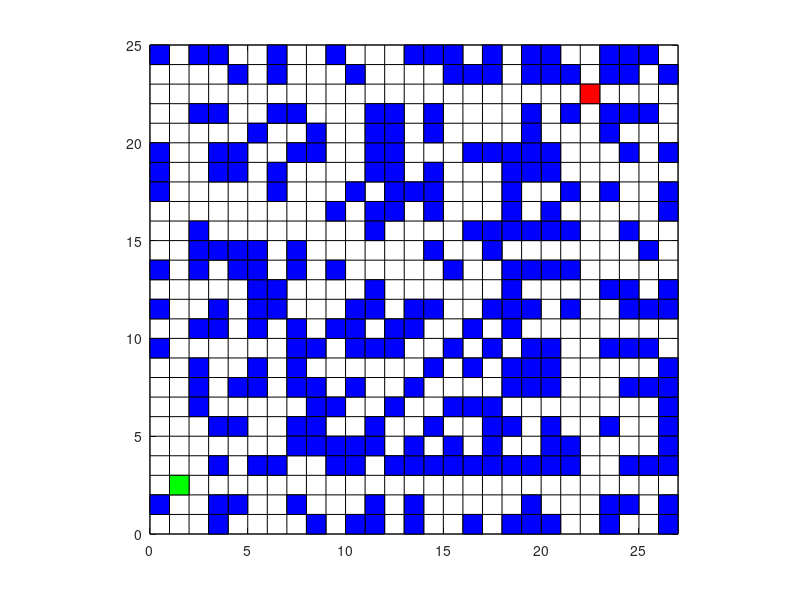

The MATLAB script that drew this image: (Note: this script raises an error after producing the figure.)
clc
clear
close all

%% 绘制地图
% 栅格行数、列数
rows = 25;
columns = 27;
% 起点、终点、障碍物
start_node = [2, 3];
target_node = [23, 23];
obs_num = 250;   % 障碍物数量
obs = [0, 0;];  % 防止ismember函数中和非空的obs比较
% 随机生成障碍物
i = 0;
while i < obs_num
    node = [randi(columns), randi(rows)];
    if ~ismember(node, obs, "rows") && all(node ~= start_node) && all(node ~= target_node)
        obs = [obs; node];
        i = i + 1;
    end
end
obs(1, :) = []; % 去掉(0, 0)障碍物

% 绘制栅格
for i = 0 : rows
    plot([0, columns], [i, i], 'k');  % k-黑色
    hold on
end
for i = 0 : columns
    plot([i, i], [0, rows], 'k');
    hold on
end
axis equal  % 横纵坐标同比例
xlim([0, columns])
ylim([0, rows])

% 绘制起点、终点、障碍物
fill([start_node(1), start_node(1), start_node(1)-1, start_node(1)-1],...
    [start_node(2), start_node(2)-1, start_node(2)-1, start_node(2)], 'g');

fill([target_node(1), target_node(1), target_node(1)-1, target_node(1)-1],...
    [target_node(2), target_node(2)-1, target_node(2)-1, target_node(2)], 'r');

for i = 1 : size(obs, 1)
    obs_node = obs(i, :);
    fill([obs_node(1), obs_node(1), obs_node(1)-1, obs_node(1)-1],...
    [obs_node(2), obs_node(2)-1, obs_node(2)-1, obs_node(2)], 'b');
end

%% 预处理：将起点加入open list
open_list = {start_node, 0, 0, 0, [start_node; ]};  % 每行表示一个节点
                                                    % 第一列 该节点坐标；第二列 F值；第三列 G值；
                                                    % 第四列 H值；第五列 到该点的路径
close_list = cell(0);

%% 寻找最优路径
while true
    % 遍历open_list，找到F值最小的节点作为父节点
    [~, idx_par] = min([open_list{:, 2}]);  % 需要将open_list{:, 2}的结果转为数组
    node_par = open_list(idx_par, :);

    % 将父节点加入close_list
    close_list(end+1, :) = node_par;

    % 寻找父节点的可行子节点(在地图上，不是障碍物，不在close_list中)
    child_nodes = child_nodes_cal(node_par, rows, columns, obs, close_list);

    % 遍历子节点，判断子节点是否在open_list中，若在，则比较更新；没在则追加到open_list中
    num_child = size(child_nodes, 1);
    for i = 1 : num_child
        child_node = child_nodes(i,:);
        
        open_list_temp = [];
        for k = 1 : size(open_list, 1)
            open_list_temp = [open_list_temp; open_list{k, 1}]; % 将open_list{k, 1}转为数组
        end
        [in_flag, open_list_idx] = ismember(child_node, open_list_temp, "rows");
        G = node_par{3} + norm(node_par{1} - child_node);
        H = abs(child_node(1) - target_node(1)) + abs(child_node(2) - target_node(2));
        F = G+H;
        
        if in_flag   % 若在，比较更新G和F (H不变)       
            if G < open_list{open_list_idx, 3}
                open_list{open_list_idx, 2} = F;
                open_list{open_list_idx, 3} = G;
                % 更新到该点的路径
                open_list{open_list_idx, 5} = [node_par{5}; child_node];
            end
        else         % 若不在，追加到openList
            open_list(end+1,:) = {child_node, F, G, H, [node_par{5}; child_node]};

        end
    end
    
    % 之所以不在 将父节点加入close_list 时在open_list中删除父节点，是为了防止ismember和空比较
    open_list(idx_par, :) = []; % cell增删元素 参考：https://blog.csdn.net/weixin_44100850/article/details/106455404

    % 判断是否停止
    open_list_temp = [];
    for k = 1 : size(open_list, 1)
        open_list_temp = [open_list_temp; open_list{k, 1}];
    end
    [in_flag, idx] = ismember(target_node, open_list_temp, "rows");
    if in_flag  % 终点已加入open_list
        fprintf("路径已找到!\n")
        open_list{idx, 5};

        % 绘制路线
        path = open_list{idx, 5};
        num_nodes = length(path);
        path_x = [];
        path_y = [];
        for i = 1 : num_nodes
            path_x = [path_x; path(i, 1)];
            path_y = [path_y; path(i, 2)];
        end
        scatter(path_x-0.5, path_y-0.5);
        plot(path_x-0.5, path_y-0.5);
        hold on

        break
    end
    if isempty(open_list)   % 没找到终点，且open_list为空，查找失败
        fprintf("查找失败")
    end


end
